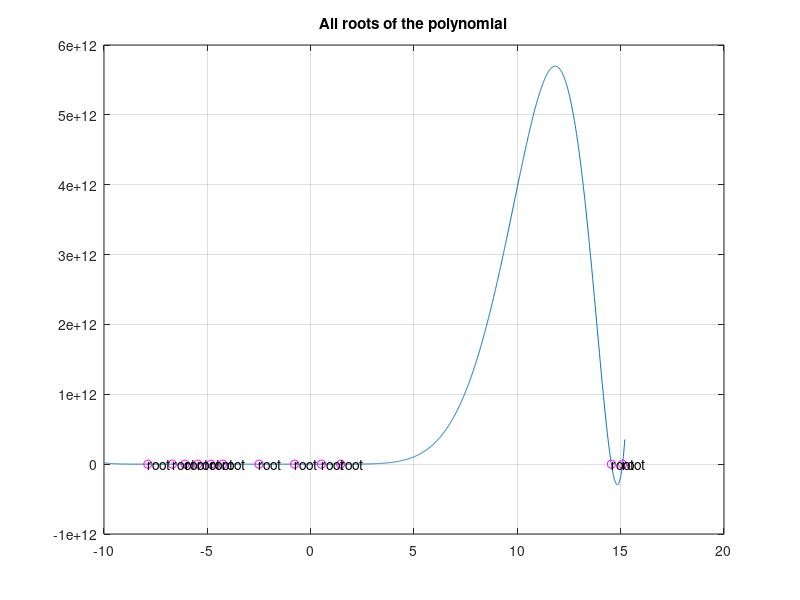
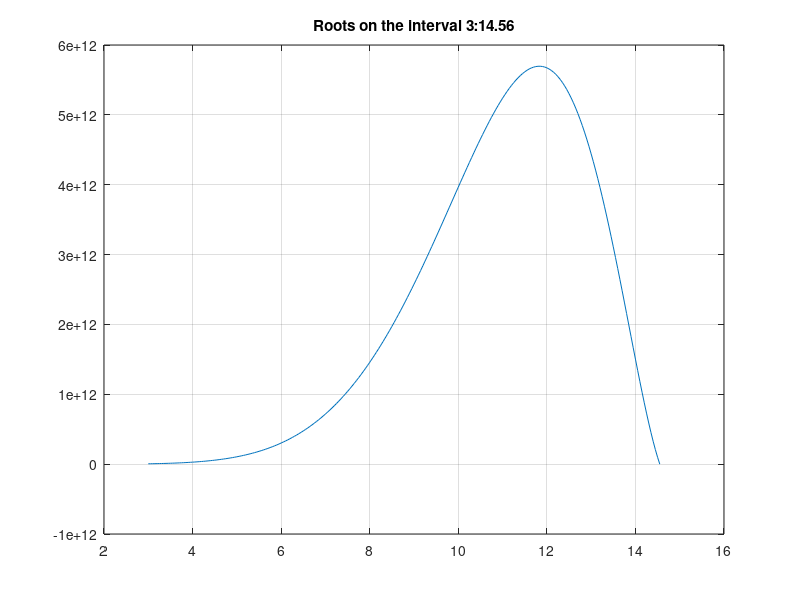
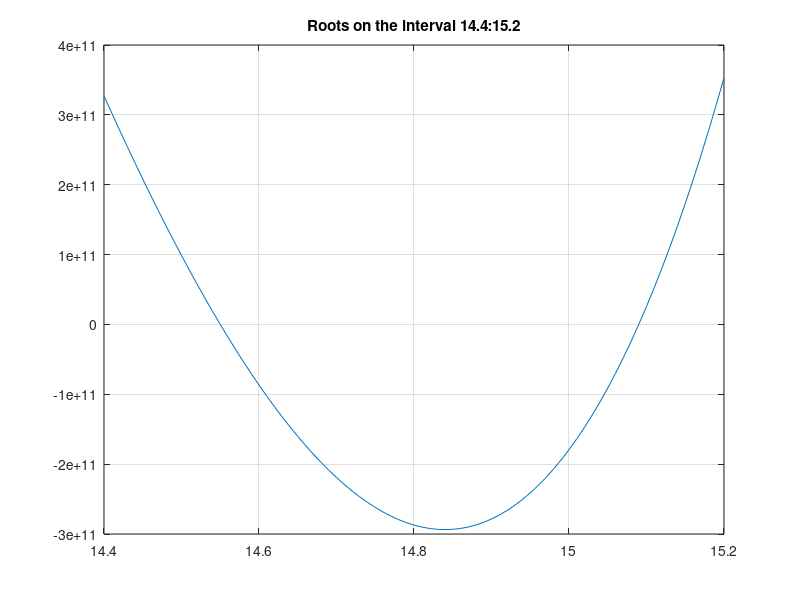
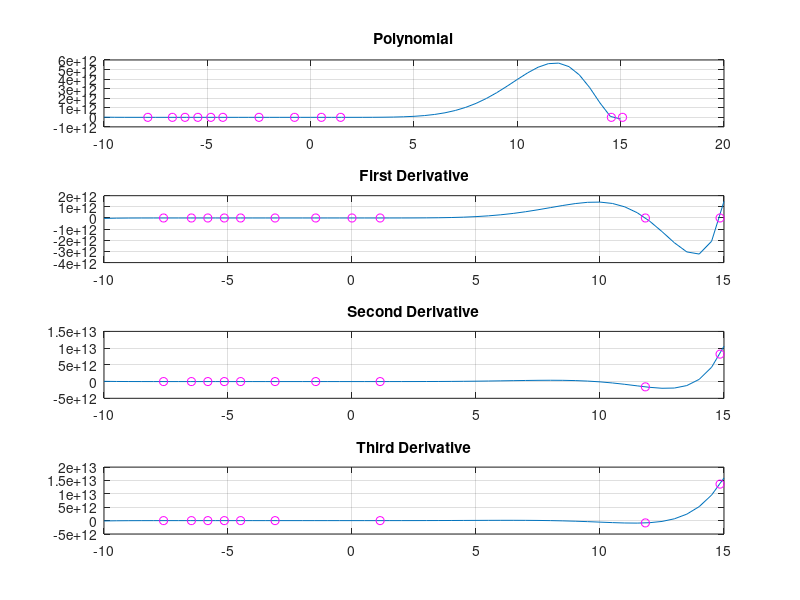

MATLAB code for these plots, in order: (Note: this script raises an error after producing the figures.)
% Investigation of high-order polynomial properties

%Graph of the polynomial on the interval with all roots
load('m.txt')
M = poly(m)
t = -10:0.01:15.2
y = polyval(M,t)
plot(t,y)
grid on
rM = roots(M)
hold on
ind = imag(rM) == 0
r0 = rM(ind)
y0 = polyval(M, r0)
plot(r0,y0, 'm o')
text(r0,y0,'root')
title('All roots of the polynomial');

%Graph on two specific (smaller) intervals
 figure;
 t2=3:0.05:14.56
 y2=polyval(M,t2)
 plot(t2,y2)
 grid on
 title('Roots on the interval 3:14.56');
 figure;
 t3=14.4:0.01:15.2
 y3=polyval(M,t3)
 plot(t3,y3)
 grid on
 title('Roots on the interval 14.4:15.2');
 
 %Derivatives and their real roots
 p1=polyder(M)
 yp1=polyval(p1,t)
 p2=polyder(p1)
 yp2=polyval(p2,t)
 p3=polyder(p2)
 yp3=polyval(p3,t)
 
 rp1=roots(p1);
 ind = imag(rp1) == 0;
 r1=rp1(ind)
 yr1=polyval(p1,r1)
 
 rp2=roots(p2);
 ind = imag(rp2) == 0;
 r2=rp1(ind)
 yr2=polyval(p2,r2)
 
 rp3=roots(p3);
 ind = imag(rp3) == 0;
 r3=rp1(ind)
 yr3=polyval(p3,r3)
 
 %Graphs of the polynomial and its derivatives
 figure;
 
 subplot(4, 1, 1)
 t = -10:0.5:15.2
 y = polyval(M,t)
 plot(t,y)
 hold on
 grid on
 plot(r0, y0, 'm o')
 title('Polynomial')
 
 subplot(4, 1, 2)
 t = -10:0.5:15.2
 yp1 = polyval(p1,t)
 plot(t,yp1)
 hold on
 grid on
 plot(r1, yr1, 'm o')
 title('First Derivative')
 
 subplot(4, 1, 3)
 t = -10:0.5:15.2
 yp2 = polyval(p2,t)
 plot(t,yp2)
 hold on
 grid on
 plot(r2, yr2, 'm o')
 title('Second Derivative')
 
 subplot(4, 1, 4)
 t = -10:0.5:15.2
 yp3 = polyval(p3,t)
 plot(t,yp3)
 hold on
 grid on
 plot(r3, yr3, 'm o')
 title('Third Derivative')
 
 %Maxima and Minima
 x1 = fminbnd(@POLYNOM, -10, -2)
 x2 = fminbnd(@UNPOLYNOM, -10, -2)
 x3 = fminbnd(@POLYNOM, -2, 6)
 x4 = fminbnd(@UNPOLYNOM, -2, 6)
 x5 = fminbnd(@POLYNOM, 6, 15.2)
 x6 = fminbnd(@UNPOLYNOM, 6, 15.2)



 
 